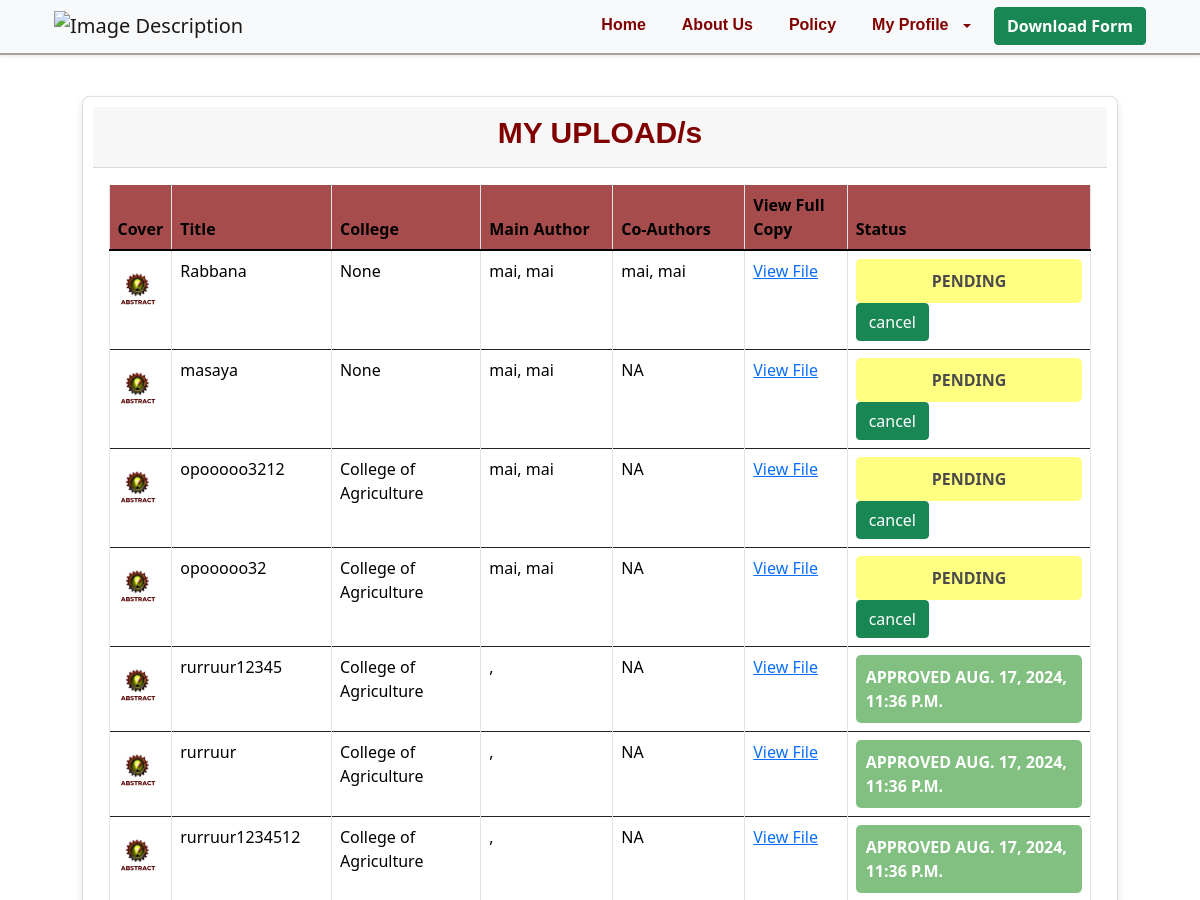
Before: /UploadedIP/ (signed in, upper part) with the older database file.
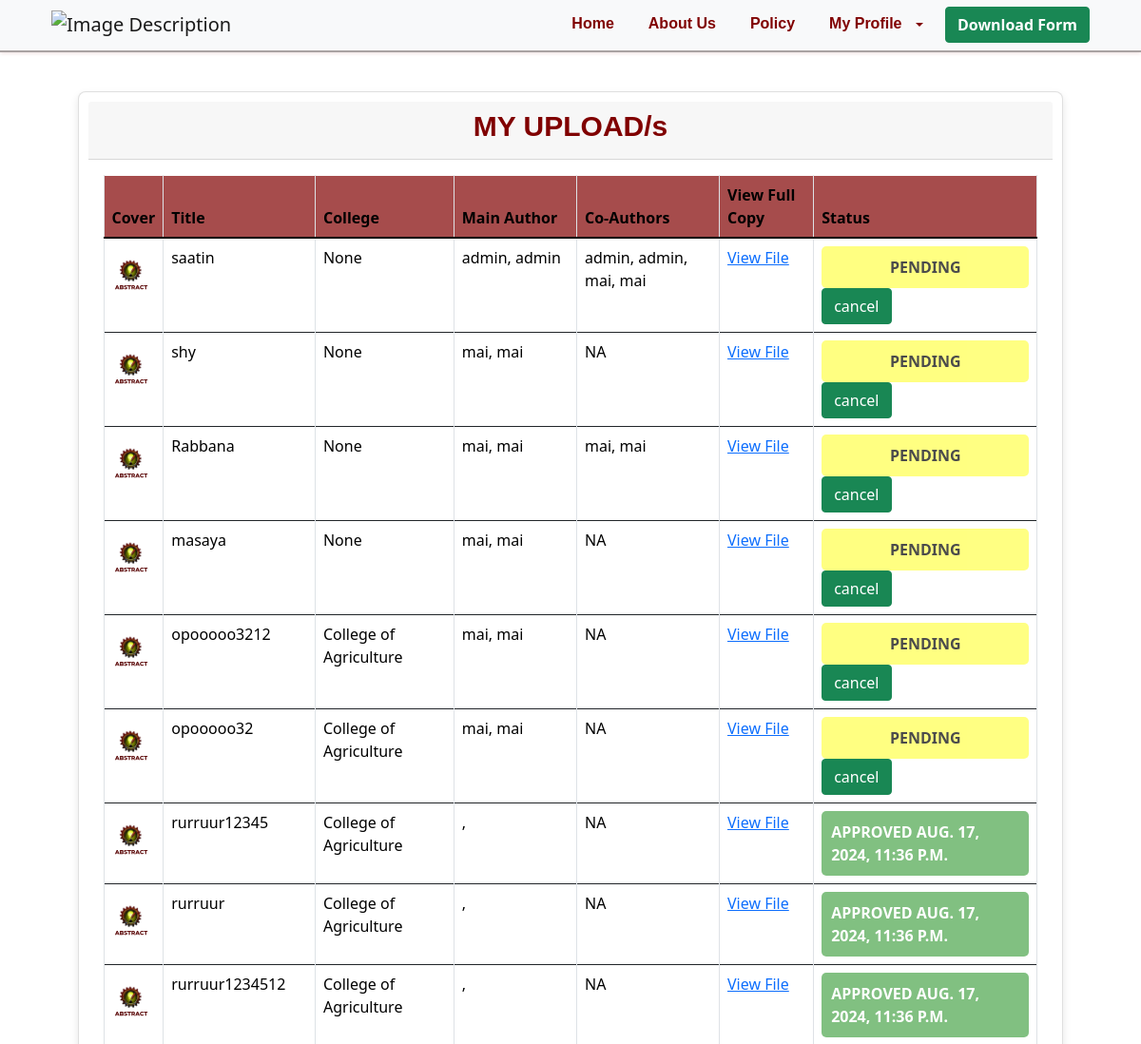
After: the same page with the newer database file.
### core/models.py (models this page shows, shortened)
class IntellectualProperty(models.Model):
    host = models.ForeignKey(User, on_delete=models.CASCADE, related_name='hosted_intellectual_property')
    approvedBy = models.ForeignKey(User, on_delete=models.CASCADE,related_name='approved_intellectual_property', null=True, blank=True)
    college=models.ForeignKey(College,on_delete=models.SET_NULL, null=True)
    department=models.ForeignKey(Department,on_delete=models.SET_NULL, null=True)
    type=models.ForeignKey(Type,on_delete=models.SET_NULL, null=True)
    subtype=models.ForeignKey(SubType,on_delete=models.SET_NULL, null=True)
    created=models.DateTimeField(auto_now_add=True)
    approvedDate=models.DateTimeField(auto_now_add=True, null=True, blank=True)
    disapprovedDate=models.DateTimeField(auto_now_add=True, null=True, blank=True)
    updated=models.DateTimeField(auto_now=True)
    tittle = models.CharField(unique=False,max_length=100)
    description = models.TextField(max_length=100)
    file =models.FileField(upload_to='ResearchFile/')
    doc_text_tokens = models.TextField(blank=True, default='')
    cover =models.ImageField(null=True,blank=True,upload_to='cover/', default="Abtract Cover.svg")
    year=models.DateField(null=True)#datetimefield
    author = models.ManyToManyField(User, related_name='authored_intellectual_property')
    mainauthor= models.ForeignKey(User, null=True, blank=True, on_delete=models.CASCADE, related_name='mainauthorfirstname_intellectual_property')
    is_approved = models.BooleanField(default=False)
    is_pending= models.BooleanField(default=True)
    ipviews=models.IntegerField(default=0, null=True, blank=True)
    class Meta:
        ordering = ['-updated','-created']

class User (AbstractUser):
    is_coordinator=models.BooleanField(default=False)
    is_student=models.BooleanField(default=False)
    is_authenticated = models.BooleanField(default=False)
    is_activated = models.BooleanField(default=False)
    first_name = models.CharField(max_length=50, null=True)
    last_name = models.CharField(max_length=50, null=True)
    email = models.EmailField(max_length=50, null=True)
    profile = models.ImageField(null=True, default="profile-default.svg")
    id_number = models.CharField(max_length=50, null=True)
    college=models.ForeignKey('College',on_delete=models.SET_NULL, null=True)
    department=models.ForeignKey('Department',on_delete=models.SET_NULL, null=True)

class College(models.Model):
    name=models.CharField(max_length=150)
    def __str__(self):
        return self.name

### core/views.py (the view)
# urls.py: path('UploadedIP/', views.UploadedIP, name='UploadedIP'),
def UploadedIP(request):
    if not request.user.is_authenticated:
        return redirect('login')
    IP = IntellectualProperty.objects.filter(
        Q(host=request.user) | Q(author=request.user)  | Q(mainauthor=request.user)
    ).distinct()
    context = {
        'IP': IP,
    }
    return render(request, 'UploadedIP.html', context)

### core/templates/UploadedIP.html (shortened to what the changed rows need)
{% extends "master.html" %}
{% block content %}
<center>
    <div class="container-fluid mt-5">
        <div class="row">
            <div class="col-md-12">
                <div class="card mt-5">
                    <center>
                    <div class="card-body">
                        <div class="table-responsive">
                            <table id="example2" class="table table-bordered table-hover">
                                <thead class="thead">
                                    <tr>
                                        <th>Cover</th>
                                        <th>Title</th>
                                        <th>College</th>
                                        <th>Main Author</th>
                                        <th>Co-Authors</th>
                                        <th>View Full Copy</th>
                                        <th>Status</th>
                                    </tr>
                                </thead>
                                <tbody>
                                    {% for ip in IP %}
                                            <tr>
                                                <td>
                                                    {% if ip.cover %}
                                                        <img src="{{ ip.cover.url }}" class="cover-image" alt="Cover Image" style="width: 40px; height: auto;" />
                                                    {% else %}
                                                        NA
                                                    {% endif %}
                                                </td>
                                                <td>{{ ip.tittle }}</td>
                                                <td>{{ ip.college }}</td>
                                                <td>{{ ip.mainauthor.last_name }}, {{ ip.mainauthor.first_name }} </td>
                                                <td>
                                                    {% for author in ip.author.all %}
                                                        {{ author.last_name }}, {{ author.first_name }}{% if not forloop.last %}, {% endif %}
                                                    {% empty %}
                                                        NA
                                                    {% endfor %}
                                                </td>
                                                <td>
                                                    {% if ip.file %}
                                                        <a href="{{ ip.file.url }}" target="_blank">View File</a>
                                                    {% else %}
                                                        NA
                                                    {% endif %}
                                                </td>
                                                <td>
                                                    {% if ip.is_pending %}
                                                        <div class="status-box status-pending">Pending</div>
                                                        <a  href="{% url 'DeleteIntellectualProperty' ip.id %}" class="btn btn-success">cancel</a>
                                                    {% elif ip.is_approved %}
                                                        <div class="status-box status-approved">Approved {{ ip.approvedDate }}</div>
                                                    {% else %}
                                                        <div class="status-box status-rejected">Rejected {{ ip.disapprovedDate }}</div>
                                                    {% endif %}
                                                </td>
                                            </tr>
                                    {% endfor %}
                                </tbody>
                            </table>
                        </div>
                    </div>
                    </center>
                </div>
            </div>
        </div>
    </div>
{% endblock %}

Changed rows visible on the page:
added IntellectualProperty: cover (picture), tittle "saatin", college "None", mainauthor.last_name "admin", mainauthor.first_name "admin", is_pending "PENDING", User (last_name "mai", first_name "mai")
now on this page (row unchanged): User: last_name "admin", first_name "admin", shown under "saatin"
added IntellectualProperty: cover (picture), tittle "shy", college "None", mainauthor.last_name "mai", mainauthor.first_name "mai", is_pending "PENDING"
